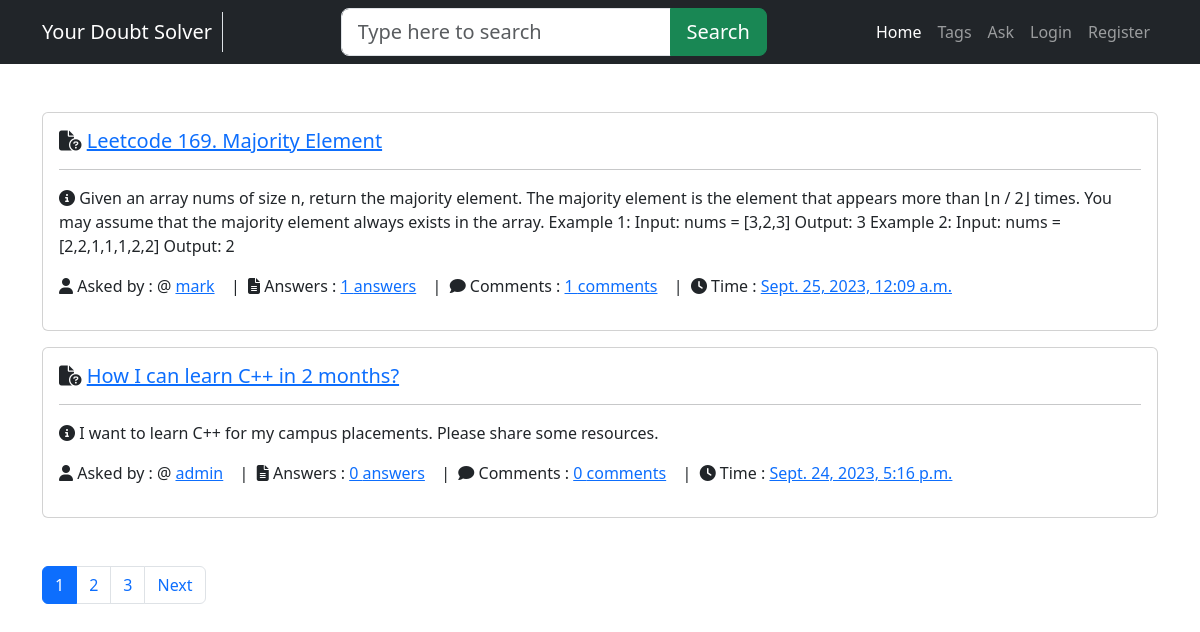
The page / on the database its author committed.
### main/models.py (models this page shows, shortened)
class Question(models.Model):
    user = models.ForeignKey(User,on_delete=models.CASCADE)
    title = models.CharField(max_length=300)
    details = models.TextField()
    add_time = models.DateTimeField(auto_now_add=True)
    tags = models.TextField(default='')
    class Meta:
        verbose_name_plural = 'Question'

### main/views.py (the view)
# urls.py: path('', home,name='home'),
def home(request):
    if 'search' in request.GET:
        search = request.GET['search']
        qstn = Question.objects.annotate(total_comments=Count('answer__comment')).filter(title__icontains=search).order_by('-id')
    else:
        qstn = Question.objects.annotate(total_comments=Count('answer__comment')).all().order_by('-id')
    paginator = Paginator(qstn,2)
    page_no = request.GET.get('page', 1)
    qstn = paginator.page(page_no)
    return render(request,'home.html',{'questions':qstn,})

### main/templates/home.html (shortened to what this page needs)
{% extends "base.html" %}
{% load humanize %}
{% block content %}
<div class="container my-5">
    {% for i in questions %}
    <div class="card mb-3">
        <div class="card-body">
            <h5 class="card-title ">
                <i class="fa-solid fa-file-circle-question"></i>
                <a href="/detail/{{i.id}}">
                    {{i.title}}
                </a>
            </h5>
            <hr>
            <p class="card-text">
                <i class="fa-solid fa-circle-info"></i>
                {{i.details|safe}}
            </p>
            <p>
                <i class="fa-solid fa-user"></i>
                Asked by : @
                <a href="" class="me-2">{{i.user.username}}</a>
                &nbsp;|&nbsp;
                <i class="fa-solid fa-file-lines"></i> Answers : <a href="" class="me-2">{{i.answer_set.count}} answers</a>
                &nbsp;|&nbsp;
                <i class="fa-solid fa-comment"></i>
                Comments :  <a href="" class="me-2">{{i.total_comments}} comments</a>
                &nbsp;|&nbsp;
                <i class="fa-solid fa-clock"></i> Time :  <a href="" class="me-2">{{i.add_time}}</a>
            </p>
        </div>
    </div>
    {% endfor %}
</div>
<nav class="my-3 container">
    <ul class="pagination">
      {% for i in questions.paginator.page_range %}
      {% if questions.number == i %}
      <li class="page-item active"><a class="page-link" href="#">{{i}}</a></li>
      {% else %}
      <li class="page-item "><a class="page-link" href="?page={{i}}">{{i}}</a></li>
      {% endif %}
      {% endfor %}
      {% if questions.has_next %}
      <li class="page-item"><a class="page-link" href="?page={{questions.next_page_number}}">Next</a>
      </li>
      {% endif %}
    </ul>
  </nav>
{% endblock content %}

### rows shown on the page
Question: title "Leetcode 169. Majority Element", details "Given an array nums of size n, return the majority element. The majority element is the element that appears more than ⌊n / 2⌋ times. You may assume that the majority element always exists in the array. Example 1: Input: nums = [3,2,3] Output: 3 Example 2: Input: nums = [2,2,1,1,1,2,2] Output: 2", user.username "mark", answer_set.count "1", total_comments "1", add_time "Sept. 25, 2023, 12:09 a.m."
Question: title "How I can learn C++ in 2 months?", details "I want to learn C++ for my campus placements. Please share some resources.", user.username "admin", answer_set.count "0", total_comments "0", add_time "Sept. 24, 2023, 5:16 p.m."

### other values the page prints
{{ i }} "1"
{{ i }} "2" "3"
